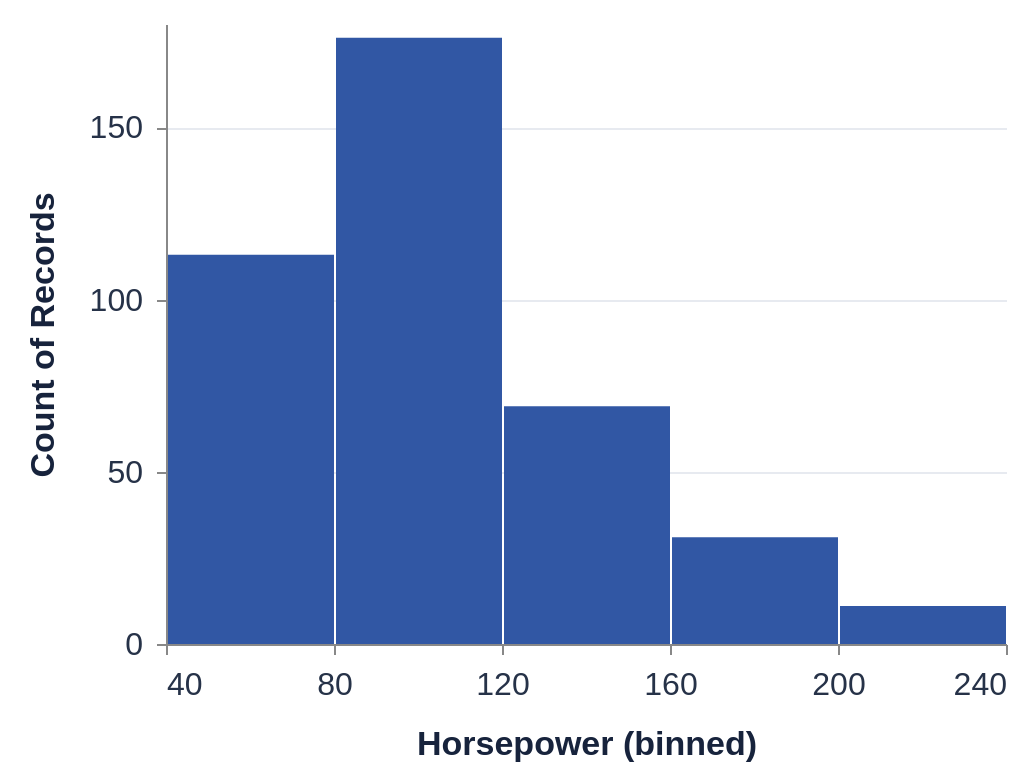

Write the Vega-Lite specification saved for this chart.
### Vega-Lite specification from a JSON file in a GitHub repository (floating-point values rounded to 4 significant figures; data arrays with more than 128 entries replaced by an {"elided": "..."} marker saying what was removed)
{"$schema": "https://vega.github.io/schema/vega-lite/v6.json", "data": {"values": {"elided": "406 records"}}, "mark": "bar", "encoding": {"x": {"bin": {"step": 40}, "field": "Horsepower", "type": "quantitative"}, "y": {"aggregate": "count", "type": "quantitative"}}, "width": 420, "height": 310, "padding": 12, "background": "#ffffff", "config": {"font": "Arial", "view": {"stroke": null}, "axis": {"labelFontSize": 16, "titleFontSize": 17, "titlePadding": 14, "labelPadding": 7, "gridColor": "#e7eaf0", "tickCount": 5, "labelColor": "#263248", "titleColor": "#17233c"}, "legend": {"orient": "top", "labelFontSize": 15, "titleFontSize": 16, "padding": 8, "symbolSize": 70}, "mark": {"color": "#3157a4"}, "point": {"size": 45, "strokeWidth": 1.4}, "circle": {"size": 38}, "line": {"strokeWidth": 2.5}, "range": {"category": ["#3157a4", "#c9455a", "#258276"]}}}
